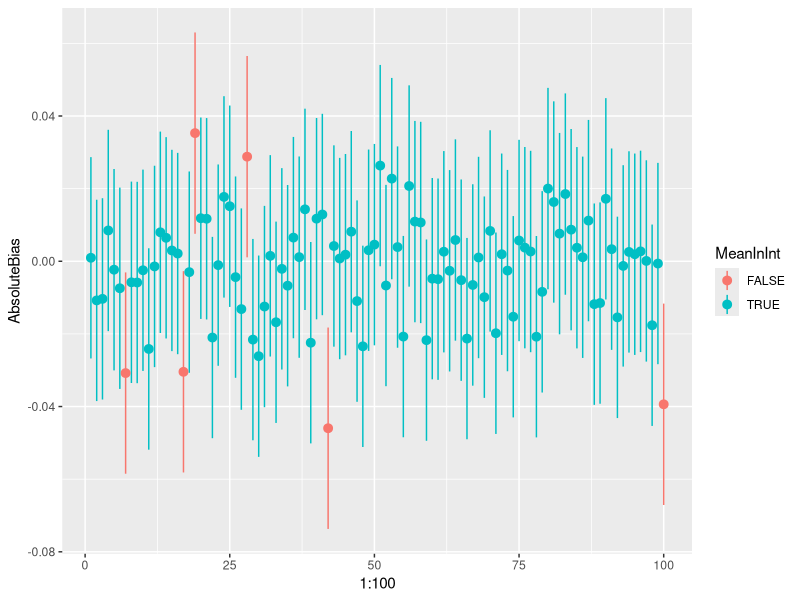

The R source for this figure:
## ---- chunk 1
knitr::opts_chunk$set(echo = TRUE)
## ---- chunk 2
# sample 100 samples from a normal distribution
set.seed(0070661)
n <- 5000
sim_dat <- matrix(NA, n, 100)
for (i in 1:100) {
  sim_dat[,i] <- rnorm(n)
}
## ---- chunk 3
sim_stats <- matrix(NA, 100, 4)
colnames(sim_stats) <- c("AbsoluteBias", "StandardError", "LowerBound", "UpperBound")

# for each sample, calculate:
for (i in 1:100) {
  sim_stats[i,1:2] <- c(mean(sim_dat[,i]), # absolute bias (the mean was 0 so the mean of the sample works)
                     1/sqrt(n)) # standard error
  sim_stats[i,3:4] <- c(sim_stats[i,1] - qt(.975, n-1)*sim_stats[i,2], # lower bound of the CI
                        sim_stats[i,1] + qt(.975, n-1)*sim_stats[i,2]) # upper bound of the CI
}
## ---- chunk 4
# create a plot that demonstrates the following:
## “A replication of the procedure that generates a 95% confidence interval that is centered around the sample mean would cover the population value at least 95 out of 100 times” (Neyman, 1934)

library(tidyverse)

sim_stats <- sim_stats %>%
  as.data.frame() %>%
  mutate(MeanInInt = ifelse(0 > LowerBound & 0 < UpperBound, TRUE, FALSE))

sim_stats %>%
  ggplot(aes(x = 1:100, y = AbsoluteBias)) +
  geom_pointrange(aes(ymin = LowerBound, ymax = UpperBound, col = MeanInInt))
## ---- chunk 5
# Present a table containing all simulated samples for which the resulting confidence interval does not contain the population value
othersamples <- sim_dat[,sim_stats$MeanInInt == FALSE]
